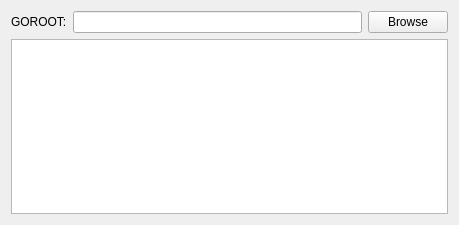
<?xml version="1.0" encoding="UTF-8"?>
<ui version="4.0">
 <class>GolangOption</class>
 <widget class="QWidget" name="GolangOption">
  <property name="geometry">
   <rect>
    <x>0</x>
    <y>0</y>
    <width>459</width>
    <height>225</height>
   </rect>
  </property>
  <property name="windowTitle">
   <string>Form</string>
  </property>
  <layout class="QVBoxLayout" name="verticalLayout">
   <item>
    <layout class="QHBoxLayout" name="horizontalLayout">
     <item>
      <widget class="QLabel" name="label">
       <property name="text">
        <string>GOROOT:</string>
       </property>
      </widget>
     </item>
     <item>
      <widget class="QLineEdit" name="lineEdit"/>
     </item>
     <item>
      <widget class="QPushButton" name="browseButton">
       <property name="text">
        <string>Browse</string>
       </property>
      </widget>
     </item>
    </layout>
   </item>
   <item>
    <widget class="QListView" name="listView"/>
   </item>
  </layout>
 </widget>
 <resources/>
 <connections/>
</ui>
